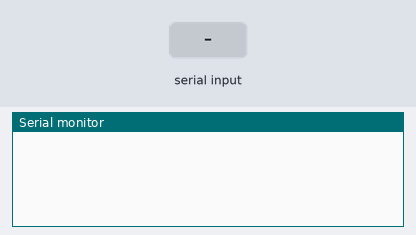
Bench run of a sketch on a simulated Arduino Uno, built with avr-gcc and run on an emulated ATmega328P. On the bench: the last lines printed to the serial monitor. The inputs (shaded band) are chosen by the test bench.

Above: at 1.2 s.
1.3 s: byte 90 received over Serial
At 1.9 s:
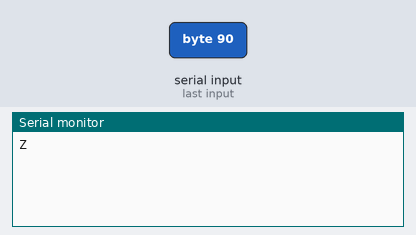
2.9 s: byte 120 received over Serial
At 4.3 s:
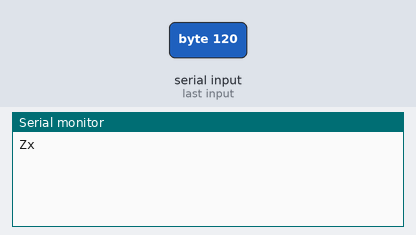

Measured:
- after the input at 1.3 s, the serial monitor: prints a new line after 0.10 s (image 1)
- after the input at 2.9 s, the serial monitor: prints a new line after 0.10 s (image 2)

The sketch:

recieve.ino
```cpp
char ch;
void setup() {
  // put your setup code here, to run once:
Serial.begin(9600);
}

void loop() {
  // put your main code here, to run repeatedly:
if(Serial.available() > 0 );
{
  ch=Serial.read();
  if (ch > 30 && ch < 123 )
  {
    Serial.write(ch);
  }
delay(100);
}
}
```
